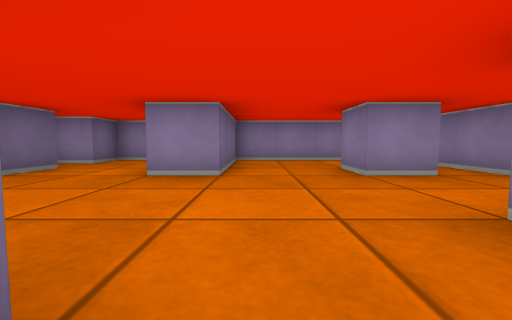
view 1 (above)

16 first-person views from a walk through a cub3D maze. The camera is about half as high as the walls, tilts 4° down and sees 90° across. The floor is counted in squares. Each view is taken from the middle of a square. On the plan, view 1 faces up. The plan holds only what a view shows up to about 9 squares ahead; the rest is blank.

view 2
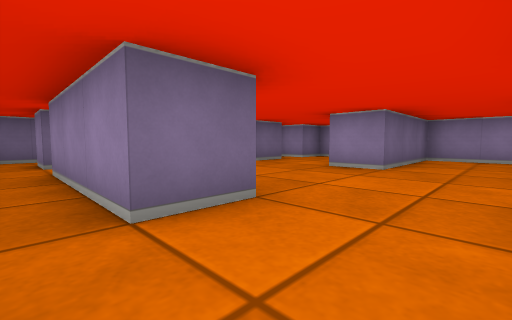

view 3
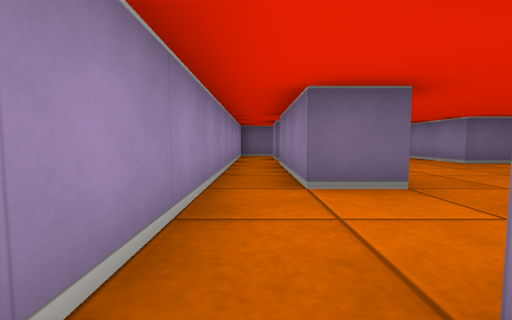

view 4
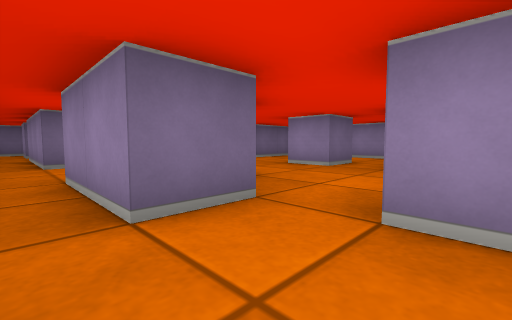

view 5
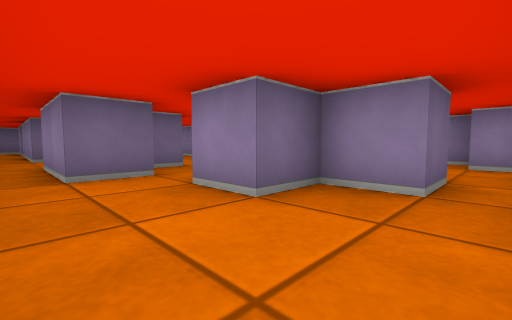

view 6
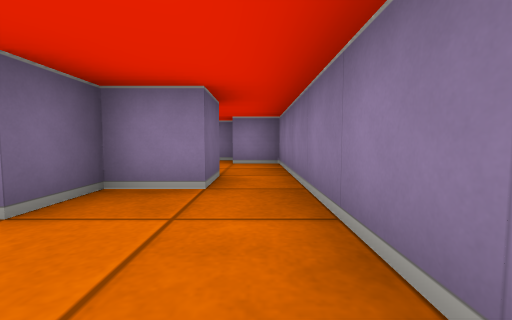

view 7
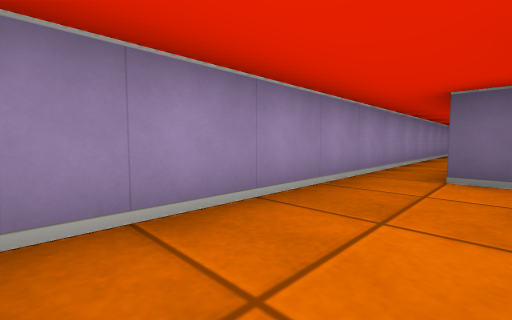

view 8
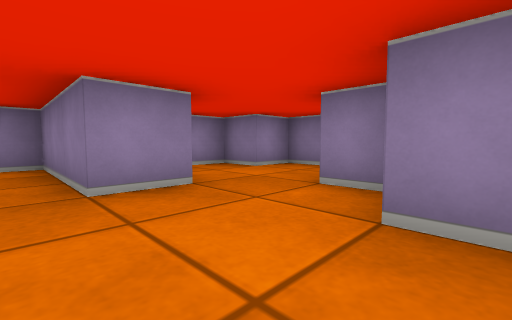

view 9
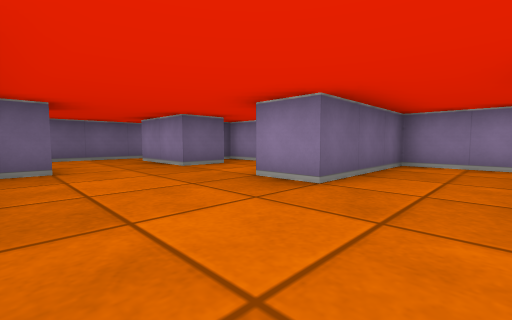

view 10
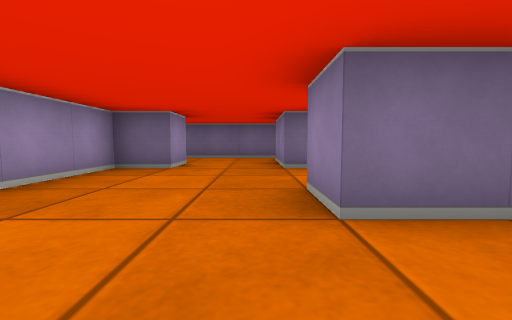

view 11
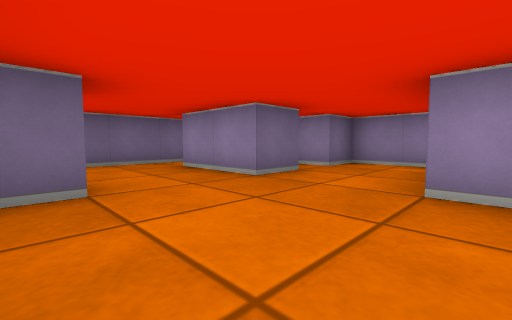

view 12
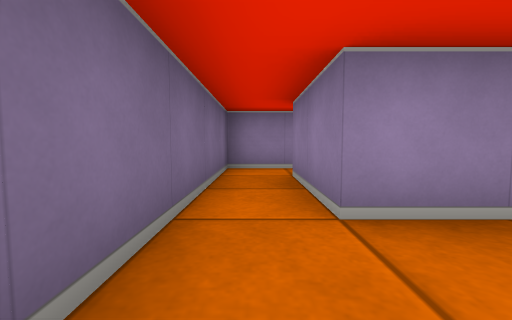

view 13
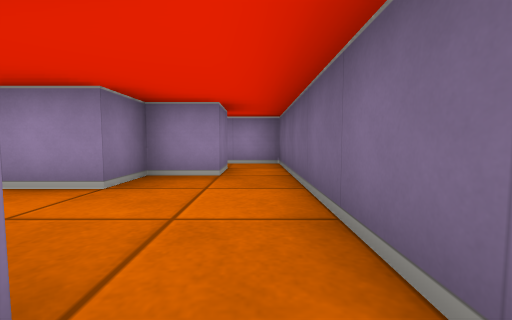

view 14
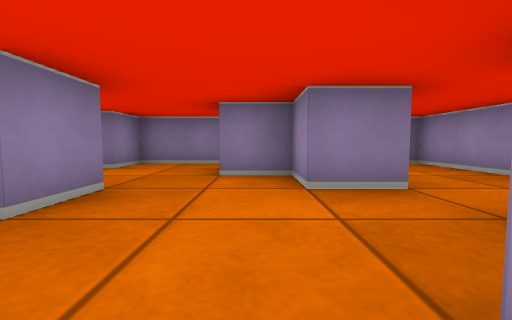

view 15
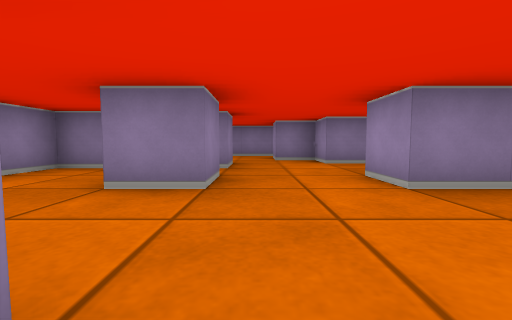

view 16
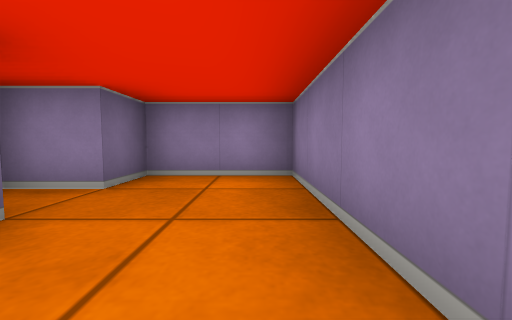

### Floor plan
Points are (right, up) in squares from view 1. A wall is a line through its corners. A room is listed if a view was taken in it or the views show most of it. See-through windows are left out.
Room 1 (views 1, 2, 3)
walls: (-0.5, 0.6) (-0.5, -0.5) (-3.5, -0.5); (-4.5, -0.5) (-5.5, -0.5) (-5.5, 0.5); (-4.5, 0.5) (-4.5, 1.5); (-6.5, 1.5) (-6.5, -1.5) (3.5, -1.5); (3.5, -0.5) (1.5, -0.5)
ways out: opening at (2.5, -1) to room 2; opening at (0.5, 0) to room 3; opening at (-6, 0.5) to room 4
Room 2 (views 4, 5, 6, 7)
walls: (6.5, 2.5) (6.5, 1.5) (5.5, 1.5) (5.5, 0.5) (4.5, 0.5) (4.5, 1.5); (3.5, 0.6) (3.5, -0.5); (3.5, -1.5) (7.5, -1.5) (7.5, 2.5)
ways out: opening at (2.5, -1) to room 1; opening at (4, 1) to room 3; opening at (7, 2) to room 5
Room 3 (views 8, 9, 10, 11, 14, 15, 16)
walls: (2.5, 4.6) (2.5, 3.5) (1.5, 3.5) (1.5, 4.5); (1.5, 0.4) (1.5, 1.5) (2.5, 1.5) (2.5, 0.9); (-3.5, 1.5) (-3.5, 0.5) (-1.4, 0.5); (-3.5, 4.5) (-3.5, 3.5); (4.6, 3.5) (3.5, 3.5) (3.5, 6.5) (-0.5, 6.5) (-0.5, 3.5) (-1.5, 3.5) (-1.5, 6.5) (-3.5, 6.5) (-3.5, 5.5) (-4.5, 5.5); (5.5, 1.5) (5.5, 2.5)
ways out: opening at (0.5, 0) to room 1; opening at (4, 1) to room 2; opening at (-4.5, 2.5) to room 4; opening at (4, 3) to room 5
Room 4 (views 12, 13)
walls: (-4.5, 1.5) (-3.5, 1.5); (-3.5, 3.5) (-5.5, 3.5) (-5.5, 5.5); (-5.5, 0.5) (-4.5, 0.5); (-5.2, 6.5) (-6.5, 6.5) (-6.5, 1.5)
ways out: opening at (-6, 0.5) to room 1; opening at (-4.5, 2.5) to room 3
Room 5 (no view inside)
walls: (5.5, 2.5) (6.5, 2.5); (7.5, 2.5) (7.5, 4.5) (6.5, 4.5) (6.5, 5.5) (5.6, 5.5); (4.5, 1.5) (5.5, 1.5)
ways out: opening at (7, 2) to room 2; opening at (4, 3) to room 3

Where each view was taken, in squares from view 1:
view 1: 0 up, 0 right, facing up
view 2: 1 down, 1 right, facing up-left
view 3: 1 down, 2 right, facing left
view 4: 1 down, 5 right, facing up-left
view 5: 1 down, 7 right, facing up-left
view 6: 1 down, 7 right, facing up
view 7: 0 up, 7 right, facing down-left
view 8: 1 up, 3 right, facing up-right
view 9: 1 up, 1 right, facing up-left
view 10: 3 up, 1 right, facing left
view 11: 1 up, 1 left, facing up-left
view 12: 2 up, 6 left, facing up
view 13: 4 up, 6 left, facing down
view 14: 2 up, 2 right, facing right
view 15: 3 up, 1 left, facing right
view 16: 3 up, 2 left, facing up
